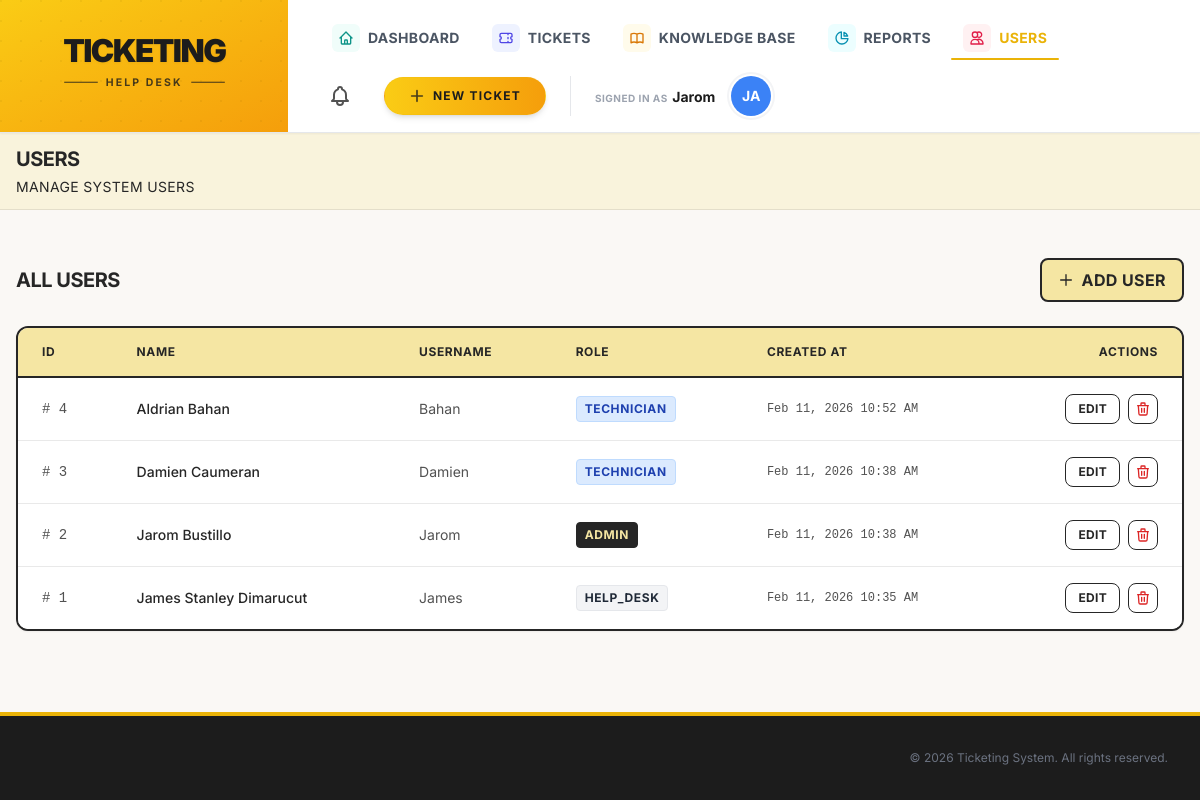
The page /users.php (signed in) on the database its author committed.
### tables this page shows
CREATE TABLE `users` (
  `id` int(11) UNSIGNED NOT NULL,
  `name` varchar(255) NOT NULL,
  `username` varchar(50) NOT NULL,
  `password` varchar(255) NOT NULL,
  `role` enum('help_desk','admin','technician') NOT NULL DEFAULT 'help_desk',
  `created_at` datetime DEFAULT current_timestamp()
);

### users.php (the view, shortened to what this page needs)
<?php
require_once 'db.php';
require_once 'includes/header.php';
$sql = "SELECT * FROM users ORDER BY created_at DESC";
$res = $conn->query($sql);
$users = $res ? $res->fetch_all(MYSQLI_ASSOC) : [];
?>
<section aria-labelledby="users-list-heading">
    <div class="flex items-center justify-between mt-4 mb-6">
        <h2 id="users-list-heading" class="text-xl font-bold text-[#262626] uppercase tracking-tight">All Users</h2>
        <a href="register.php"
            class="inline-flex items-center gap-2 px-4 py-2 rounded-lg border-2 border-[#262626] bg-[#f5e6a3] text-[#262626] font-bold uppercase tracking-wide hover:bg-[#262626] hover:text-[#f5e6a3] transition-colors">
            <svg xmlns="http://www.w3.org/2000/svg" class="w-4 h-4" fill="none" viewBox="0 0 24 24"
                stroke="currentColor" stroke-width="2">
                <path stroke-linecap="round" stroke-linejoin="round" d="M12 4v16m8-8H4" />
            </svg>
            Add User
        </a>
    </div>
    <?php if (empty($users)): ?>
        <div class="bg-white border-2 border-[#262626] rounded-xl p-8 mb-4 shadow-sm text-center">
            <p class="text-[#525252] mb-4">No users found.</p>
        </div>
    <?php else: ?>
        <div class="bg-white border-2 border-[#262626] rounded-xl overflow-hidden mb-8 shadow-sm">
            <div class="overflow-x-auto">
                <table class="w-full text-sm text-left">
                    <thead class="text-xs uppercase bg-[#f5e6a3] text-[#262626] font-bold border-b-2 border-[#262626]">
                        <tr>
                            <th scope="col" class="px-6 py-4 tracking-wider">ID</th>
                            <th scope="col" class="px-6 py-4 tracking-wider">Name</th>
                            <th scope="col" class="px-6 py-4 tracking-wider">Username</th>
                            <th scope="col" class="px-6 py-4 tracking-wider">Role</th>
                            <th scope="col" class="px-6 py-4 tracking-wider">Created At</th>
                            <th scope="col" class="px-6 py-4 tracking-wider text-right">Actions</th>
                        </tr>
                    </thead>
                    <tbody class="divide-y divide-[#262626]/10">
                        <?php foreach ($users as $u): ?>
                            <tr class="bg-white hover:bg-[#f5e6a3]/10 transition-colors">
                                <td class="px-6 py-4 font-mono text-[#525252]">#
                                    <?= (int) $u['id'] ?>
                                </td>
                                <td class="px-6 py-4 font-medium text-[#262626]">
                                    <?= htmlspecialchars($u['name']) ?>
                                </td>
                                <td class="px-6 py-4 text-[#525252]">
                                    <?= htmlspecialchars($u['username']) ?>
                                </td>
                                <td class="px-6 py-4">
                                    <span
                                        class="inline-block px-2 py-1 text-xs font-bold uppercase tracking-wider rounded border border-[#262626]
                                        <?= $u['role'] === 'admin' ? 'bg-[#262626] text-[#f5e6a3]' : ($u['role'] === 'technician' ? 'bg-blue-100 text-blue-800 border-blue-200' : 'bg-gray-100 text-gray-800 border-gray-200') ?>">
                                        <?= htmlspecialchars($u['role']) ?>
                                    </span>
                                </td>
                                <td class="px-6 py-4 text-[#525252] font-mono text-xs">
                                    <?= date('M j, Y g:i A', strtotime($u['created_at'])) ?>
                                </td>
                                <td class="px-6 py-4 text-right">
                                    <div class="flex items-center justify-end gap-2">
                                        <a href="edit_user.php?id=<?= $u['id'] ?>"
                                            class="inline-flex items-center px-3 py-1.5 rounded-lg border border-[#262626] bg-white text-[#262626] text-xs font-bold uppercase tracking-wide hover:bg-[#262626] hover:text-[#f5e6a3] transition-colors">
                                            Edit
                                        </a>
                                        <?php if ($u['id'] !== $user['id']):  ?>
                                            <form action="delete_user.php" method="POST" class="inline-block"
                                                onsubmit="return confirm('Are you sure you want to delete this user? All their tickets and data will be removed.');">
                                                <button type="submit"
                                                    class="p-1.5 rounded-lg border border-[#262626] bg-white text-red-600 hover:bg-red-600 hover:text-white transition-colors"
                                                    title="Delete User">
                                                    <svg xmlns="http://www.w3.org/2000/svg" class="w-4 h-4" fill="none"
                                                        viewBox="0 0 24 24" stroke="currentColor">
                                                        <path stroke-linecap="round" stroke-linejoin="round" stroke-width="2"
                                                            d="M19 7l-.867 12.142A2 2 0 0116.138 21H7.862a2 2 0 01-1.995-1.858L5 7m5 4v6m4-6v6m1-10V4a1 1 0 00-1-1h-4a1 1 0 00-1 1v3M4 7h16" />
                                                    </svg>
                                                </button>
                                            </form>
                                        <?php endif; ?>
                                    </div>
                                </td>
                            </tr>
                        <?php endforeach; ?>
                    </tbody>
                </table>
            </div>
        </div>
    <?php endif; ?>
</section>
<?php require_once 'includes/footer.php'; ?>

### style.css (style rules this page uses)
:root { --yellow: #fef08a; --black: #0a0a0a; --white: #ffffff; --radius: 10px; --shadow: 0 4px 6px -1px rgba(0, 0, 0, 0.1), 0 2px 4px -2px rgba(0, 0, 0, 0.06); }
* { box-sizing: border-box; }
html, body { height: 100%; }
body { margin: 0; font-family: 'Inter', system-ui, -apple-system, 'Segoe UI', Roboto, sans-serif; font-size: 16px; line-height: 1.5; color: var(--black); background: var(--yellow); padding: 0; }
h1, h2, h3 { margin: 0 0 0.5rem; color: var(--black); }
h2 { font-size: 1.25rem; }
input, textarea, select, button { font: inherit; }

### rows shown on the page
users: id "4", name "Aldrian Bahan", username "Bahan", role "TECHNICIAN", created_at "Feb 11, 2026 10:52 AM"
users: id "3", name "Damien Caumeran", username "Damien", role "TECHNICIAN", created_at "Feb 11, 2026 10:38 AM"
users: id "2", name "Jarom Bustillo", username "Jarom", role "ADMIN", created_at "Feb 11, 2026 10:38 AM"
users: id "1", name "James Stanley Dimarucut", username "James", role "HELP_DESK", created_at "Feb 11, 2026 10:35 AM"

### other values the page prints
$username "Jarom"
$initials "JA"
$page_heading "USERS"
$page_subtitle "MANAGE SYSTEM USERS"
